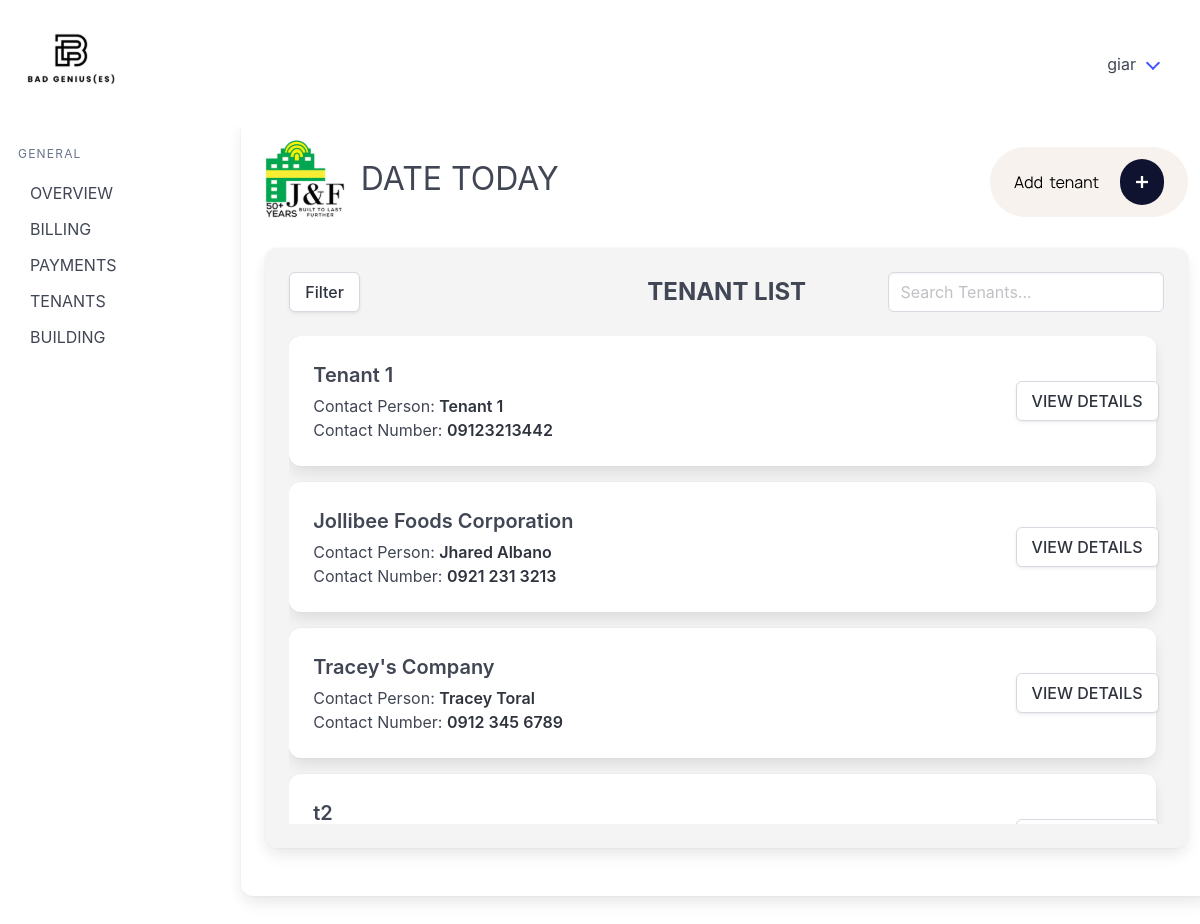
Screenshot of /tenants_main/ (signed in) with the database file from the repository.
### billingApp/models.py (models this page shows, shortened)
class Tenant(models.Model):
    companyName = models.CharField(max_length=100)
    contactPerson = models.CharField(max_length=100)
    phoneNumber = models.CharField(max_length=12)
    email = models.CharField(max_length=50)
    objects = models.Manager

### billingApp/views.py (the view)
# urls.py: path('tenants_main/', views.tenants_main, name='tenants_main'),
@login_required
def tenants_main(request):
    tenant_objects = Tenant.objects.all().order_by('companyName')
    for t in tenant_objects:
        if not (t.companyName or "").strip():
            t.companyName_display = t.contactPerson
        else:
            t.companyName_display = t.companyName
    return render(request, 'billingApp/tenants_main.html', {'tenants': tenant_objects})

### billingApp/templates/billingApp/tenants_main.html (shortened to what this page needs)
{% extends 'billingApp/base.html' %} {% load static %} {% block content %}
<div class="column is-3 pt-5 has-text-right">
  <a href="{% url 'add_tenant' %}">
  </a>
</div>
</div>
<div class="columns">
  <div class="column">
    <div class="card card2 tenant-panel">
      <div class="card-content tenant-panel-content">
        <div class="columns is-vcentered">
          <div class="column">
            <a href="#" class="button">Filter</a>
          </div>
          <div class="column">
            <h1 class="is-size-4 has-text-weight-bold has-text-centered">TENANT LIST</h1>
          </div>
          <div class="column has-text-right">
            <input id="searchInput" type="text" class="input" placeholder="Search Tenants..." />
          </div>
        </div>
        <div class="tenant-list-scroll">
          {% for t in tenants %}
          <div class="card mb-4">
            <div class="card-content">
              <div class="columns is-multiline is-vcentered">
                <div class="column">
                  <h2 class="is-size-5 has-text-weight-semibold mb-1">{{ t.companyName_display }}</h2>
                  <p class="is-size-6">Contact Person: <strong>{{ t.contactPerson }}</strong></p>
                  <p class="is-size-6">Contact Number: <strong>{{ t.phoneNumber }}</strong></p>
                </div>
                <div class="column is-2 has-text-right">
                  <a href="{% url 'tenant_details' t.id %}" class="button">VIEW DETAILS</a>
                </div>
              </div>
            </div>
          </div>
          {% endfor %}
        </div>
      </div>
    </div>
  </div>
</div>
{% endblock %}

### billingApp/templates/billingApp/base.html (shortened to what this page needs)
{% load static %}
<!doctype html>
<html lang="en">
  <head>
    <link rel="stylesheet" href="{% static 'billingApp/css/style.css' %}" />
    <link rel="stylesheet" href="https://cdn.jsdelivr.net/npm/bulma@1.0.4/css/bulma.min.css" />
  </head>
  <body>
    <nav class="navbar p-5" role="navigation" aria-label="main navigation">
      <div class="navbar-brand">
        <a class="" href="{% url 'home_page' %}">
        </a>
      </div>
      <div id="navbarBasicExample" class="navbar-menu">
        <div class="navbar-end">
          <div class="navbar-item has-dropdown is-hoverable">
            <a class="navbar-link">{{ user.username }}</a>
          </div>
        </div>
      </div>
    </nav>
    <div class="columns">
      <aside class="menu">
        <p class="menu-label">General</p>
        <ul class="menu-list">
          <li><a href="{% url 'home_page' %}">OVERVIEW</a></li>
          <li><a href="{% url 'billing_records_main' %}">BILLING</a></li>
          <li><a>PAYMENTS</a></li>
          <li><a href="{% url 'tenants_main' %}">TENANTS</a></li>
          <li><a href="{% url 'buildings_main' %}">BUILDING</a></li>
        </ul>
      </aside>
      {% block logo %}
      <div class="card card1">
        <div class="card-content">
          <div class="columns is-4">
            <div class="column is-1">
            </div>
            <div class="column">
              <h1 class="is-size-3 pt-4 pl-4">DATE TODAY</h1>
            </div>
    {% endblock %} {% block content %} {% endblock %}
  </body>
</html>

### billingApp/static/billingApp/css/style.css (style rules this page uses)
.menu { position: sticky; display: inline-block; vertical-align: top; max-height: 100vh; overflow-y: auto; width: 200px; top: 0; bottom: 0; padding: 30px; }
.card2 { background-color: #f4f4f4 !important; max-height: 600px !important; }
.card1 { margin-left: 80px !important; width: 1200px !important; }
.tenant-panel { height: calc(100vh - 220px); }
.tenant-panel-content { height: 100%; display: flex; flex-direction: column; }
.tenant-list-scroll { flex: 1; overflow-y: auto; padding-right: 8px; }

### rows the page displays
Tenant: companyName_display "Tenant 1", contactPerson "Tenant 1", phoneNumber "09123213442"
Tenant: companyName_display "Jollibee Foods Corporation", contactPerson "Jhared Albano", phoneNumber "0921 231 3213"
Tenant: companyName_display "Tracey's Company", contactPerson "Tracey Toral", phoneNumber "0912 345 6789"
Tenant: companyName_display "t2"

### other values shown
{{ user.username }} "giar"
